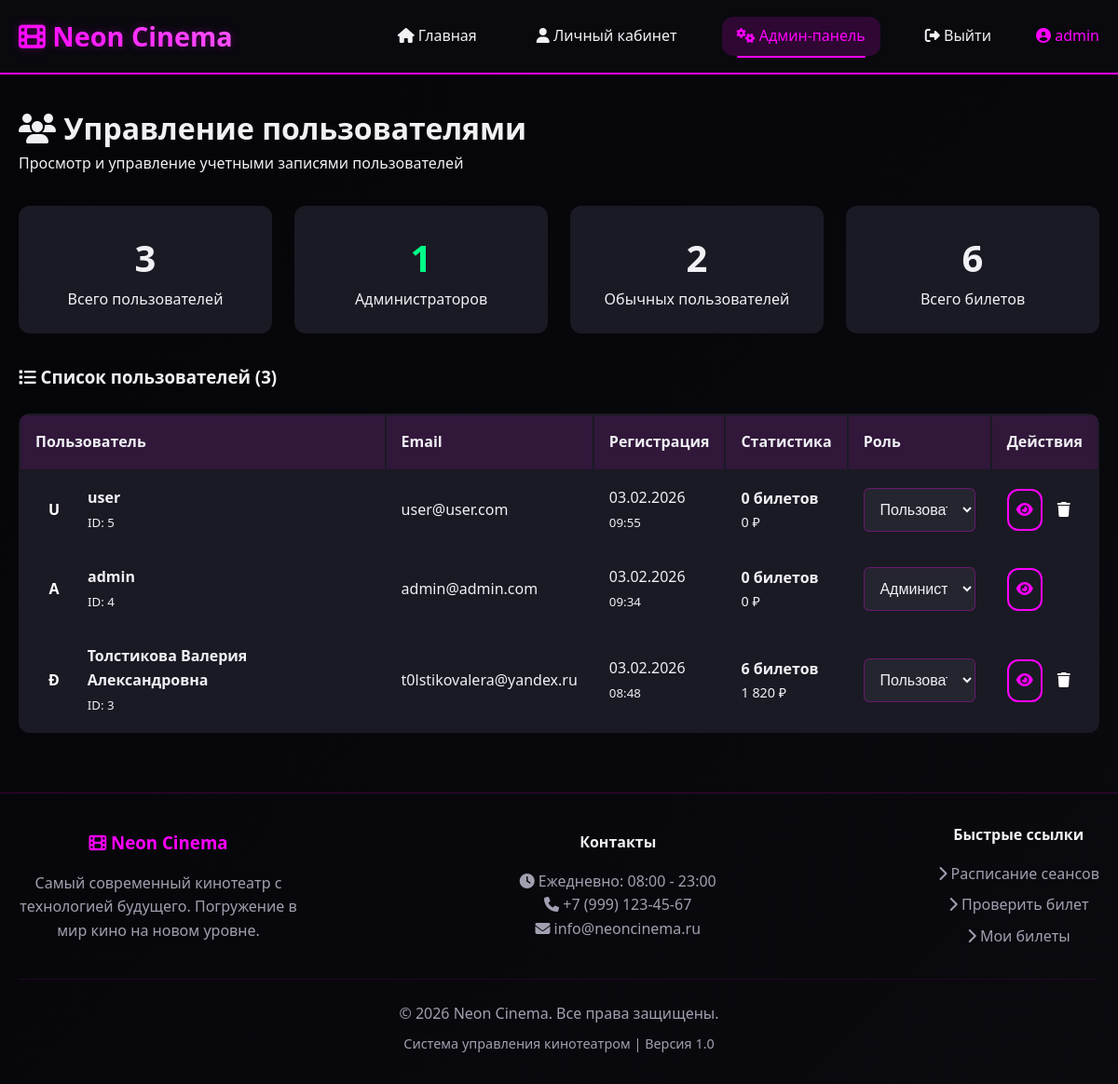
/admin/users.php (signed in), run on the app's committed database.
### tables this page shows
CREATE TABLE `users` (
  `id` int NOT NULL,
  `email` varchar(100) NOT NULL,
  `password` varchar(255) NOT NULL,
  `full_name` varchar(100) NOT NULL,
  `role` enum('user','admin') DEFAULT 'user',
  `created_at` timestamp NULL DEFAULT CURRENT_TIMESTAMP
);

### admin/users.php (the view, shortened to what this page needs)
<?php
$db = new Database();
$conn = $db->getConnection();
$usersQuery = "SELECT u.*,
              COUNT(DISTINCT t.id) as ticket_count,
              COALESCE(SUM(t.price), 0) as total_spent
              FROM users u
              LEFT JOIN tickets t ON u.id = t.user_id
              GROUP BY u.id
              ORDER BY u.created_at DESC";
$usersStmt = $conn->query($usersQuery);
$users = $usersStmt->fetchAll(PDO::FETCH_ASSOC);
?>
<!DOCTYPE html>
<html lang="ru">
<head>
    <link rel="stylesheet" href="../css/style.css">
    <link rel="stylesheet" href="https://cdnjs.cloudflare.com/ajax/libs/font-awesome/6.4.0/css/all.min.css">
</head>
<body>
    <?php include '../includes/header.php'; ?>
    <div class="container">
        <div style="margin: 2rem 0;">
            <h1 class="gradient-text">
                <i class="fas fa-users"></i> Управление пользователями
            </h1>
            <p style="color: var(--text-muted);">Просмотр и управление учетными записями пользователей</p>
        </div>
        <div style="display: grid; grid-template-columns: repeat(auto-fit, minmax(250px, 1fr)); gap: 1.5rem; margin-bottom: 2rem;">
            <div style="background: var(--bg-card); padding: 1.5rem; border-radius: var(--border-radius); text-align: center;">
                <div style="font-size: 2.5rem; font-weight: bold; color: var(--neon-primary);">
                    <?php echo count($users); ?>
                </div>
                <div style="color: var(--text-muted);">Всего пользователей</div>
            </div>
            <div style="background: var(--bg-card); padding: 1.5rem; border-radius: var(--border-radius); text-align: center;">
                <div style="font-size: 2.5rem; font-weight: bold; color: var(--success);">
                    <?php echo count(array_filter($users, fn($u) => $u['role'] === 'admin')); ?>
                </div>
                <div style="color: var(--text-muted);">Администраторов</div>
            </div>
            <div style="background: var(--bg-card); padding: 1.5rem; border-radius: var(--border-radius); text-align: center;">
                <div style="font-size: 2.5rem; font-weight: bold; color: var(--text-muted);">
                    <?php echo count(array_filter($users, fn($u) => $u['role'] === 'user')); ?>
                </div>
                <div style="color: var(--text-muted);">Обычных пользователей</div>
            </div>
            <div style="background: var(--bg-card); padding: 1.5rem; border-radius: var(--border-radius); text-align: center;">
                <div style="font-size: 2.5rem; font-weight: bold; color: var(--neon-primary);">
                    <?php echo array_sum(array_column($users, 'ticket_count')); ?>
                </div>
                <div style="color: var(--text-muted);">Всего билетов</div>
            </div>
        </div>
        <div style="margin-top: 2rem;">
            <h3 style="color: var(--neon-primary); margin-bottom: 1.5rem;">
                <i class="fas fa-list"></i> Список пользователей (<?php echo count($users); ?>)
            </h3>
            <?php if (count($users) > 0): ?>
                <div style="overflow-x: auto;">
                    <table style="width: 100%; background: var(--bg-card); border-radius: var(--border-radius); overflow: hidden;">
                        <thead>
                            <tr>
                                <th style="padding: 1rem; text-align: left; background: rgba(255, 0, 255, 0.1);">Пользователь</th>
                                <th style="padding: 1rem; text-align: left; background: rgba(255, 0, 255, 0.1);">Email</th>
                                <th style="padding: 1rem; text-align: left; background: rgba(255, 0, 255, 0.1);">Регистрация</th>
                                <th style="padding: 1rem; text-align: left; background: rgba(255, 0, 255, 0.1);">Статистика</th>
                                <th style="padding: 1rem; text-align: left; background: rgba(255, 0, 255, 0.1);">Роль</th>
                                <th style="padding: 1rem; text-align: left; background: rgba(255, 0, 255, 0.1);">Действия</th>
                            </tr>
                        </thead>
                        <tbody>
                            <?php foreach ($users as $user): ?>
                            <tr style="border-bottom: 1px solid rgba(255, 0, 255, 0.1);">
                                <td style="padding: 1rem;">
                                    <div style="display: flex; align-items: center; gap: 1rem;">
                                        <div style="width: 40px; height: 40px; background: linear-gradient(135deg, var(--neon-primary), var(--neon-secondary));
                                                    border-radius: 50%; display: flex; align-items: center; justify-content: center;
                                                    color: white; font-weight: bold;">
                                            <?php echo strtoupper(substr($user['full_name'], 0, 1)); ?>
                                        </div>
                                        <div>
                                            <strong><?php echo htmlspecialchars($user['full_name']); ?></strong><br>
                                            <small style="color: var(--text-muted);">ID: <?php echo $user['id']; ?></small>
                                        </div>
                                    </div>
                                </td>
                                <td style="padding: 1rem;">
                                    <?php echo htmlspecialchars($user['email']); ?>
                                </td>
                                <td style="padding: 1rem;">
                                    <?php echo date('d.m.Y', strtotime($user['created_at'])); ?><br>
                                    <small style="color: var(--text-muted);">
                                        <?php echo date('H:i', strtotime($user['created_at'])); ?>
                                    </small>
                                </td>
                                <td style="padding: 1rem;">
                                    <div style="font-weight: bold; color: var(--neon-primary);">
                                        <?php echo $user['ticket_count']; ?> билетов
                                    </div>
                                    <div style="color: var(--text-muted); font-size: 0.9rem;">
                                        <?php echo number_format((float)$user['total_spent'], 0, '', ' '); ?> ₽
                                    </div>
                                </td>
                                <td style="padding: 1rem;">
                                    <form method="POST" action="" style="margin: 0;">
                                        <select name="role" class="form-control" style="width: 120px;" onchange="this.form.submit()">
                                            <option value="user" <?php echo $user['role'] === 'user' ? 'selected' : ''; ?>>Пользователь</option>
                                            <option value="admin" <?php echo $user['role'] === 'admin' ? 'selected' : ''; ?>>Администратор</option>
                                        </select>
                                    </form>
                                </td>
                                <td style="padding: 1rem;">
                                    <div style="display: flex; gap: 0.5rem;">
                                        <a href="../user/profile.php?user_id=<?php echo $user['id']; ?>"
                                           target="_blank"
                                           class="btn btn-outline" style="padding: 0.5rem;">
                                            <i class="fas fa-eye"></i>
                                        </a>
                                        <?php if ($user['id'] != $_SESSION['user_id']): ?>
                                            <button class="btn"
                                                    style="padding: 0.5rem; background: var(--error); color: white;"
                                                    onclick="showDeleteModal(<?php echo $user['id']; ?>, '<?php echo addslashes($user['full_name']); ?>')">
                                                <i class="fas fa-trash"></i>
                                            </button>
                                        <?php endif; ?>
                                    </div>
                                </td>
                            </tr>
                            <?php endforeach; ?>
                        </tbody>
                    </table>
                </div>
            <?php endif; ?>
        </div>
    </div>
    <?php include '../includes/footer.php'; ?>
</body>
</html>

### css/style.css (style rules this page uses)
:root { --bg-dark: #0a0a0f; --bg-darker: #050508; --bg-card: #1a1a24; --neon-pink: #ff00ff; --neon-pink-light: #ff66ff; --neon-pink-dark: #cc00cc; --text-light: #f0f0f5; --text-gray: #a0a0b0; --success: #00ff88; --danger: #ff3366; --warning: #ffcc00; --border-radius: 12px; }
* { margin: 0; padding: 0; box-sizing: border-box; }
body { font-family: 'Segoe UI', Tahoma, Geneva, Verdana, sans-serif; background: linear-gradient(135deg, var(--bg-darker) 0%, var(--bg-dark) 100%); color: var(--text-light); min-height: 100vh; line-height: 1.6; }
.container { max-width: 1200px; margin: 0 auto; padding: 0 20px; }
.btn { display: inline-block; padding: 0.8rem 2rem; border-radius: var(--border-radius); text-decoration: none; font-weight: 600; transition: all 0.3s ease; border: none; cursor: pointer; font-size: 1rem; }
.btn-outline { background: transparent; color: var(--neon-pink); border: 2px solid var(--neon-pink); }
.form-control { width: 100%; padding: 0.8rem; background: rgba(255, 255, 255, 0.05); border: 1px solid rgba(255, 0, 255, 0.3); border-radius: 6px; color: var(--text-light); font-size: 1rem; transition: all 0.3s ease; }

### data on the page
users: full_name "U", full_name "user", id "5", email "user@user.com", created_at "03.02.2026", created_at "09:55", ticket_count "0", total_spent "0", role "Пользователь"
users: full_name "A", full_name "admin", id "4", email "admin@admin.com", created_at "03.02.2026", created_at "09:34", ticket_count "0", total_spent "0", role "Администратор"
users: full_name "Ð", full_name "Толстикова Валерия Александровна", id "3", email "t0lstikovalera@yandex.ru", created_at "03.02.2026", created_at "08:48", ticket_count "6", total_spent "1 820", role "Пользователь"

### other printed values
$_SESSION['user_name'] "admin"
count($users) "3"
count(array_filter($users, fn($u) => $u['role'] === 'admin')) "1"
count(array_filter($users, fn($u) => $u['role'] === 'user')) "2"
array_sum(array_column($users, 'ticket_count')) "6"
